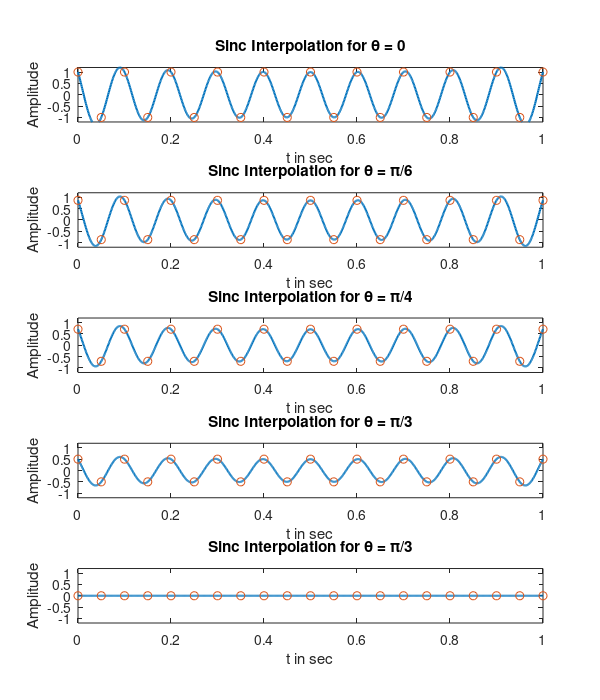

Write the MATLAB code that produced this figure.
%(b) Reconstruction of the analog signal ya(t) from the samples x(n) using the sinc interpolation (for θ = 0, π/6, π/4, π/3, π/2. Matlab script:
clc; close all; set(0,'defaultfigurepaperposition',[0,0,6,7]);
Hf_1 = figure; set(Hf_1,'NumberTitle','off','Name','p18-2');
Ts = 0.05; Fs = 1/Ts; Dt = 0.001; t = 0:Dt:1; n = [0:20]; nTs = n*Ts;
theta1 = 0; x1 = cos(20*pi*nTs+theta1);
y_a1 = x1*sinc(Fs*(ones(length(n),1)*t-nTs'*ones(1,length(t))));
subplot(5,1,1); plot(t,y_a1,'LineWidth',1.5); hold on;
plot(nTs,x1,'o'); axis([0 1 -1.2 1.2]); xlabel('t in sec');
title('Sinc Interpolation for \theta = 0');
ylabel('Amplitude');
theta2 = pi/6; x2 = cos(20*pi*nTs+theta2);
y_a2 = x2*sinc(Fs*(ones(length(n),1)*t-nTs'*ones(1,length(t))));
subplot(5,1,2); plot(t,y_a2,'LineWidth',1.5); hold on; axis([0 1 -1.2 1.2])
plot(nTs,x2,'o'); xlabel('t in sec');
title('Sinc Interpolation for \theta = \pi/6');
ylabel('Amplitude');
theta3 = pi/4; x3 = cos(20*pi*nTs+theta3);
y_a3 = x3*sinc(Fs*(ones(length(n),1)*t-nTs'*ones(1,length(t))));
subplot(5,1,3); plot(t,y_a3,'LineWidth',1.5); hold on; axis([0 1 -1.2 1.2])
plot(nTs,x3,'o'); xlabel('t in sec');
title('Sinc Interpolation for \theta = \pi/4');
ylabel('Amplitude');
theta4 = pi/3; x4 = cos(20*pi*nTs+theta4);
y_a4 = x4*sinc(Fs*(ones(length(n),1)*t-nTs'*ones(1,length(t))));
subplot(5,1,4); plot(t,y_a4,'LineWidth',1.5); axis([0 1 -1.2 1.2]); hold on;
plot(nTs,x4,'o'); xlabel('t in sec');
title('Sinc Interpolation for \theta = \pi/3');
ylabel('Amplitude');
theta5 = pi/2; x5 = cos(20*pi*nTs+theta5);
y_a5 = x5*sinc(Fs*(ones(length(n),1)*t-nTs'*ones(1,length(t))));
subplot(5,1,5); plot(t,y_a5,'LineWidth',1.5); axis([0 1 -1.2 1.2]); hold on;
plot(nTs,x5,'o'); xlabel('t in sec');
title('Sinc Interpolation for \theta = \pi/3');
ylabel('Amplitude');
